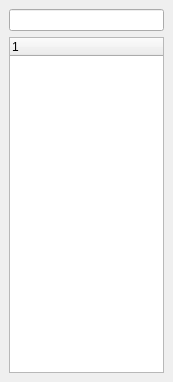
<?xml version="1.0" encoding="UTF-8"?>
<ui version="4.0">
 <class>TabIndex</class>
 <widget class="QWidget" name="TabIndex">
  <property name="geometry">
   <rect>
    <x>0</x>
    <y>0</y>
    <width>173</width>
    <height>382</height>
   </rect>
  </property>
  <property name="windowTitle">
   <string>Index</string>
  </property>
  <layout class="QVBoxLayout">
   <property name="spacing">
    <number>6</number>
   </property>
   <property name="margin">
    <number>9</number>
   </property>
   <item>
    <widget class="QLineEdit" name="text"/>
   </item>
   <item>
    <widget class="QTreeWidget" name="tree">
     <property name="indentation">
      <number>10</number>
     </property>
     <property name="rootIsDecorated">
      <bool>false</bool>
     </property>
     <property name="allColumnsShowFocus">
      <bool>true</bool>
     </property>
     <property name="columnCount">
      <number>1</number>
     </property>
     <column>
      <property name="text">
       <string>1</string>
      </property>
     </column>
    </widget>
   </item>
  </layout>
 </widget>
 <layoutdefault spacing="6" margin="11"/>
 <pixmapfunction>qPixmapFromMimeSource</pixmapfunction>
 <resources/>
 <connections/>
</ui>
